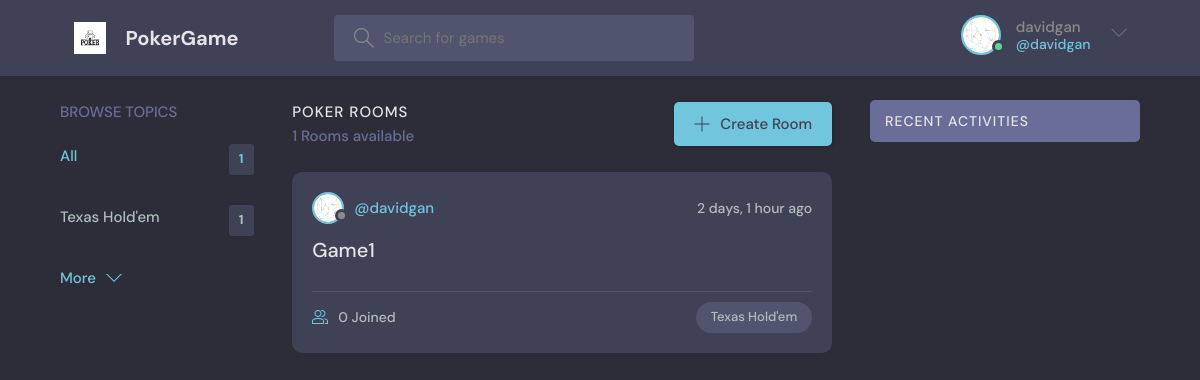
Page / (signed in) on the committed database.
### base/models.py (models this page shows, shortened)
class User(AbstractUser):
    name = models.CharField(max_length=200, null=True)
    email = models.EmailField(unique=True, null=True)
    bio = models.TextField(null=True)
    chip_count = models.IntegerField(default=5000)
    card1 = models.TextField(max_length=5, null=True)
    card2 = models.TextField(max_length=5, null=True)
    hand_strength = models.IntegerField(default=0) #
    avatar = models.ImageField(null=True, default="avatar.svg")
    USERNAME_FIELD = 'email'
    REQUIRED_FIELDS = ['username']

class Topic(models.Model):
    name = models.CharField(max_length=200)

class Room(models.Model):
    host = models.ForeignKey(User, on_delete=models.SET_NULL, null=True)
    topic = models.ForeignKey(Topic, on_delete=models.SET_NULL, null=True)
    name = models.CharField(max_length=200)
    description = models.TextField(null=True, blank=True)
    participants = models.ManyToManyField(User, related_name='participants', blank=True)
    updated = models.DateTimeField(auto_now=True)
    created = models.DateTimeField(auto_now_add=True)
    pot_size = models.IntegerField(default=0)
    card1 = models.TextField(max_length=5, null=True)
    card2 = models.TextField(max_length=5, null=True)
    card3 = models.TextField(max_length=5, null=True)
    card4 = models.TextField(max_length=5, null=True)
    card5 = models.TextField(max_length=5, null=True)
    deck=models.CharField(max_length=512, null=True)
    class Meta:
        ordering = ['-updated', '-created']

### base/views.py (the view)
# urls.py: path('', views.home, name="home"),
def home(request):
    q = request.GET.get('q') if request.GET.get('q') != None else ''
    rooms = Room.objects.filter(
        Q(topic__name__icontains=q) |
        Q(name__icontains=q) |
        Q(description__icontains=q)
    )
    topics = Topic.objects.all()[0:5]
    room_count = rooms.count()
    room_messages = Message.objects.filter(
        Q(room__topic__name__icontains=q))[0:3]
    context = {'rooms': rooms, 'topics': topics,
               'room_count': room_count, 'room_messages': room_messages}
    return render(request, 'base/home.html', context)

### base/templates/base/home.html (shortened to what this page needs)
{% extends 'main.html' %}
{% block content %}
<main class="layout layout--3">
  <div class="container">
    {% include 'base/topics_component.html' %}
    <div class="roomList">
      <div class="roomList__header">
        <div>
          <h2>Poker Rooms</h2>
          <p>{{room_count}} Rooms available</p>
        </div>
        <a class="btn btn--main" href="{% url 'create-room' %}">
          <svg version="1.1" xmlns="http://www.w3.org/2000/svg" width="32" height="32" viewBox="0 0 32 32">
            <title>add</title>
            <path
              d="M16.943 0.943h-1.885v14.115h-14.115v1.885h14.115v14.115h1.885v-14.115h14.115v-1.885h-14.115v-14.115z">
            </path>
          </svg>
          Create Room
        </a>
      </div>
      {% include 'base/feed_component.html' %}
    </div>
    {% include 'base/activity_component.html' %}
  </div>
</main>
{% endblock %}

### templates/navbar.html (shortened to what this page needs)
{% load static %}
<header class="header header--loggedIn">
    <div class="container">
        <a href="{% url 'home' %}" class="header__logo">
            <img src="{% static 'images/logo.jpg' %}" />
            <h1>PokerGame</h1>
        </a>
        <form class="header__search" method="GET" action="{% url 'home' %}">
            <label>
                <input name="q" placeholder="Search for games" />
            </label>
        </form>
        <nav class="header__menu">
            {% if request.user.is_authenticated %}
            <div class="header__user">
                <a href="{% url 'update-user' %}">
                    <div class="avatar avatar--medium active">
                        <img src="{{request.user.avatar.url}}" />
                    </div>
                    <p>{{request.user.username}} <span>@{{request.user.username}}</span></p>
                </a>
                <button class="dropdown-button">
                    <svg version="1.1" xmlns="http://www.w3.org/2000/svg" width="32" height="32" viewBox="0 0 32 32">
                        <title>chevron-down</title>
                        <path d="M16 21l-13-13h-3l16 16 16-16h-3l-13 13z"></path>
                    </svg>
                </button>
            </div>
            {% else %}
            <a href="{% url 'login' %}">
                <img src="{% static 'images/avatar.svg' %}" />
                <p>Login</p>
            </a>
            {% endif %}
        </nav>
    </div>
</header>

### base/templates/base/topics_component.html
<div class="topics">
    <div class="topics__header">
        <h2>Browse Topics</h2>
    </div>
    <ul class="topics__list">
        <li>
            <a href="{% url 'home' %}" class="active">All <span>{{topics.count}}</span></a>
        </li>
        {% for topic in topics %}
        <li>
            <a href="{% url 'home' %}?q={{topic.name}}">{{topic.name}}<span>{{topic.room_set.all.count}}</span></a>
        </li>
        {% endfor %}
    </ul>
    <a class="btn btn--link" href="{% url 'topics' %}">
        More
        <svg version="1.1" xmlns="http://www.w3.org/2000/svg" width="32" height="32" viewBox="0 0 32 32">
            <title>chevron-down</title>
            <path d="M16 21l-13-13h-3l16 16 16-16h-3l-13 13z"></path>
        </svg>
    </a>
</div>

### base/templates/base/feed_component.html (shortened to what this page needs)
{% for room in rooms %}
<div class="roomListRoom">
    <div class="roomListRoom__header">
        <a href="{% url 'user-profile' room.host.id %}" class="roomListRoom__author">
            <div class="avatar avatar--small">
                <img src="{{room.host.avatar.url}}" />
            </div>
            <span>@{{room.host.username}}</span>
        </a>
        <div class="roomListRoom__actions">
            <span>{{room.created|timesince}} ago</span>
        </div>
    </div>
    <div class="roomListRoom__content">
        <a href="{% url 'room' room.id %}">{{room.name}}</a>
    </div>
    <div class="roomListRoom__meta">
        <a href="{% url 'room' room.id %}" class="roomListRoom__joined">
            {{room.participants.all.count}} Joined
        </a>
        <p class="roomListRoom__topic">{{room.topic.name}}</p>
    </div>
</div>
{% endfor %}

### rows in the picture
User: user.avatar (picture), user.username "davidgan"
Topic: name "Texas Hold'em", room_set.all.count "1"
Room: host.avatar (picture), host.username "davidgan", created "2 days, 1 hour", name "Game1", participants.all.count "0", topic.name "Texas Hold'em"

### other values in the picture
{{ topics.count }} "1"
{{ room_count }} "1"
